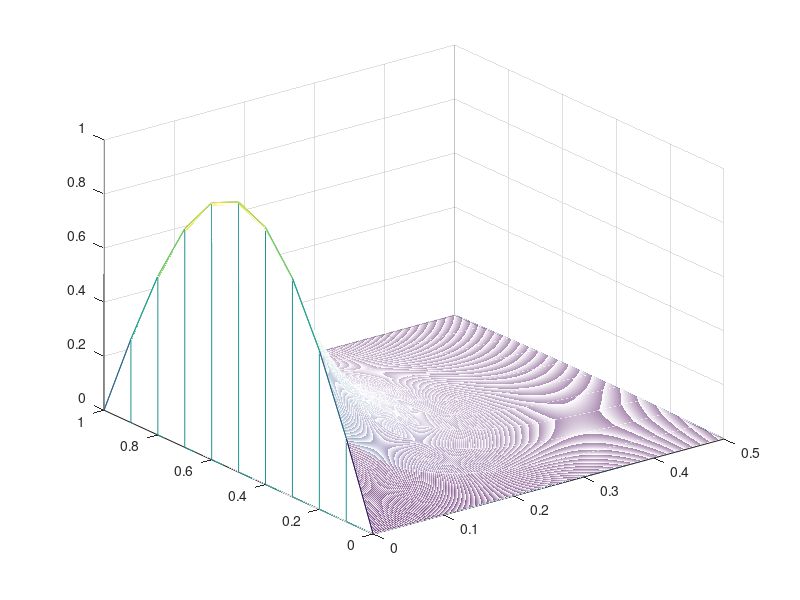

This chart was generated by the following MATLAB code:
clear;clc;
delta_x=0.1;delta_t=0.001;
x=0:delta_x:1;
t=0:delta_t:0.5;
a2=1;
r=delta_t/delta_x^2*a2;
u=zeros(length(x),length(t));
u(2:length(x)-1,1)=sin(pi.*x(2:end-1));
u(1,:)=0;u(length(x),:)=0;
for j=1:length(t)-1
    u(2:length(x)-1,j+1)=(1-2*r)*u(2:length(x)-1,j)+r*(u(1:length(x)-2,j)+u(3:length(x),j));
    plot(x,u(:,j));
    axis([0,1,0,1]);
    pause(0.01)
end
[X,T]=meshgrid(t,x);
meshz(X,T,u)